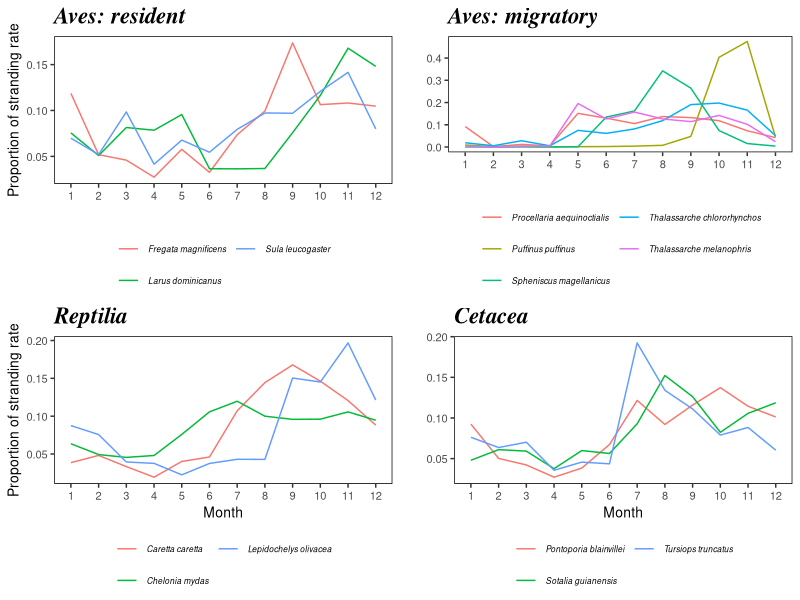
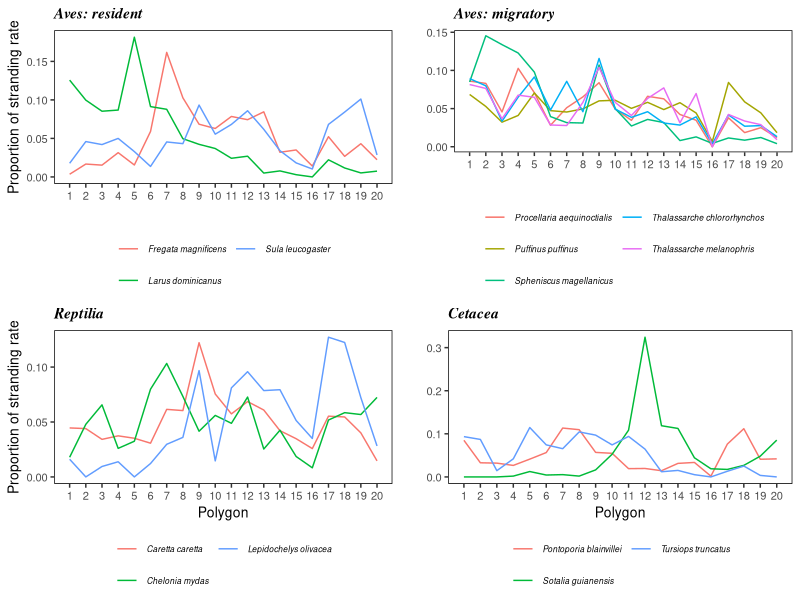

These charts were generated, in order, by the following R code: (Note: this script raises an error after producing the figures.)

## Intensive and wide-ranging beach surveys uncover 
## temporal and spatial stranding patterns of marine megafauna
##
## ICES Journal of Marine Science - 2022
##
## Code by Jonatas F. H. Prado & Nicholas W. Daudt

# This script builds figure S1 and S2 showing the proportion of 
# stranding rates, by month and polygon, respectively, for the selected Reptilia, 
# Aves and Cetacea species (i.e. species with numeric frequency>1% and n>100)

################################################################################

# Libraries ####
library(dplyr)
library(tidyr)
library(stringr)
library(ggplot2)
library(gridExtra)

################################################################################

## Open stranding dataset
dfSumFinal <- read.csv2("./data_out/dfSumFinal.csv")

## Filter only the 14 selected species
str_proportion <- 
  dfSumFinal %>%
  dplyr::select(month,id_polygon,effort_km, 
                Chelonia_mydas_Reptilia, Caretta_caretta_Reptilia, 
                Lepidochelys_olivacea_Reptilia, Spheniscus_magellanicus_Aves, 
                Puffinus_puffinus_Aves, Larus_dominicanus_Aves, 
                Sula_leucogaster_Aves, Thalassarche_chlororhynchos_Aves, 
                Procellaria_aequinoctialis_Aves, Fregata_magnificens_Aves, 
                Thalassarche_melanophris_Aves, Pontoporia_blainvillei_Mammalia, 
                Tursiops_truncatus_Mammalia, Sotalia_guianensis_Mammalia) 

## Identify migratory Aves species
names(str_proportion) <- c("month","id_polygon", "effort_km", 
                           "Chelonia_mydas_Reptilia", "Caretta_caretta_Reptilia", 
                           "Lepidochelys_olivacea_Reptilia", 
                           "Spheniscus_magellanicus_Aves_Migratory", 
                           "Puffinus_puffinus_Aves_Migratory", "Larus_dominicanus_Aves", 
                           "Sula_leucogaster_Aves", 
                           "Thalassarche_chlororhynchos_Aves_Migratory", 
                           "Procellaria_aequinoctialis_Aves_Migratory",
                           "Fregata_magnificens_Aves", 
                           "Thalassarche_melanophris_Aves_Migratory", 
                           "Pontoporia_blainvillei_Mammalia", 
                           "Tursiops_truncatus_Mammalia", "Sotalia_guianensis_Mammalia") 

##
## Per month
##

# Calculating the proportion of stranding rates by month
str_proportion_month <- 
  str_proportion %>%
  dplyr::group_by(month) %>% 
  dplyr::summarise_at(vars(contains(c("effort", "Mammalia", "Aves", "Reptilia"))), 
                      sum) %>% 
  dplyr::ungroup() %>% 
  dplyr::mutate_at(vars(contains(c("Mammalia", "Aves", "Reptilia"))), 
                   function(i) round(((i*1000)/.$effort_km), digits = 4)) %>%
  dplyr::mutate_at(vars(contains(c("Mammalia", "Aves", "Reptilia"))),
                   function(i) round(((i)/sum(i)), digits = 6)) %>% 
  tidyr::pivot_longer(cols = contains(c("Mammalia", "Aves", "Reptilia")),
                      names_to = "species", 
                      values_to = "str_proportion") %>%
  dplyr::mutate(class = 
                  dplyr::case_when(
                    endsWith(species,"Mammalia") ~ "Cetacea",
                    endsWith(species,"Reptilia") ~ "Reptilia",
                    endsWith(species,"Aves") ~ "Aves: non-migratory",
                    endsWith(species,"Migratory") ~ "Aves: migratory")) %>%
  dplyr::mutate(species = stringr::str_remove_all (species,"_Mammalia")) %>%
  dplyr::mutate(species = stringr::str_remove_all(species,"_Aves")) %>%
  dplyr::mutate(species = stringr::str_remove_all(species,"_Reptilia")) %>%
  dplyr::mutate(species = stringr::str_replace(species, "_", " "))

# Split data for each "class"
aves_migratory_prop_month <-
  str_proportion_month %>%
  dplyr::filter(class == "Aves: migratory") %>%
  dplyr::mutate(species = stringr::str_remove_all(species,"_Migratory")) %>%
  ggplot(aes(x=as.factor(month), y=str_proportion, group=species)) +
  geom_line(aes(colour = species)) + 
  ggtitle("Aves: migratory") +
  theme(plot.title=element_text(size=rel(1.5), lineheight=.9, family="Times",
                                face="bold.italic", colour="black")) +
  xlab("") + ylab("") +
  theme(panel.grid.major = element_blank(), 
        panel.grid.minor = element_blank(), 
        panel.background = element_blank()) +
  theme(legend.position="bottom") +
  guides(colour = guide_legend(nrow=3)) +
  theme(legend.background=element_blank(),
        legend.margin = margin(0, 0, 0, 0),
        legend.spacing.x = unit(1, "mm"),
        legend.spacing.y = unit(1, "mm")) +
  theme(legend.text = element_text(face="italic",size = 6)) +
  theme(legend.text = element_text(face="italic")) +
  theme(legend.title = element_blank()) +
  theme(axis.text.x = element_text(size = 8), 
        axis.text.y = element_text(size = 8)) + 
  theme(panel.border = element_rect(colour = "black", fill = NA)) + 
  theme(axis.title.x = element_text(size = 10), 
        axis.title.y = element_text(size = 10))+
  theme(strip.text.x = element_text(size=18, face="italic"))

aves_prop_month <-
  str_proportion_month %>%
  dplyr::filter(class == "Aves: non-migratory") %>%
  ggplot(aes(x=as.factor(month), y=str_proportion, group=species)) +
  geom_line(aes(colour = species)) + 
  xlab("") + ylab("Proportion of stranding rate") +
  ggtitle("Aves: resident") +
  theme(plot.title=element_text(size=rel(1.5), lineheight=.9, family="Times",
                                face="bold.italic", colour="black")) +
  theme(panel.grid.major = element_blank(), 
        panel.grid.minor = element_blank(), 
        panel.background = element_blank()) +
  theme(legend.position="bottom") +
  guides(colour = guide_legend(nrow=2)) +
  theme(legend.background=element_blank(),
        legend.margin = margin(0, 0, 0, 0),
        legend.spacing.x = unit(1, "mm"),
        legend.spacing.y = unit(1, "mm")) +
  theme(legend.text = element_text(face="italic",size = 6)) +
  theme(legend.text = element_text(face="italic")) +
  theme(legend.title = element_blank()) +
  theme(axis.text.x = element_text(size = 8), 
        axis.text.y = element_text(size = 8)) + 
  theme(panel.border = element_rect(colour = "black", fill = NA)) + 
  theme(axis.title.x = element_text(size = 10), 
        axis.title.y = element_text(size = 10))+
  theme(strip.text.x = element_text(size=18, face="italic"))

turtle_prop_month <-
  str_proportion_month %>%
  dplyr::filter(class == "Reptilia") %>%
  ggplot(aes(x=as.factor(month), y=str_proportion, group=species)) +
  geom_line(aes(colour = species)) + 
  ggtitle("Reptilia") +
  theme(plot.title=element_text(size=rel(1.5), lineheight=.9, family="Times",
                                face="bold.italic", colour="black")) +
  theme(panel.grid.major = element_blank(), 
        panel.grid.minor = element_blank(), 
        panel.background = element_blank()) +
  theme(legend.position="bottom") +
  guides(colour = guide_legend(nrow=2)) +
  theme(legend.background=element_blank(),
        legend.margin = margin(0, 0, 0, 0),
        legend.spacing.x = unit(1, "mm"),
        legend.spacing.y = unit(1, "mm")) +
  theme(legend.text = element_text(face="italic",size = 6)) +
  theme(legend.text = element_text(face="italic")) +
  theme(legend.title = element_blank()) +
  xlab("Month") + ylab("Proportion of stranding rate") +
  theme(axis.text.x = element_text(size = 8), 
        axis.text.y = element_text(size = 8)) + 
  theme(panel.border = element_rect(colour = "black", fill = NA)) + 
  theme(axis.title.x = element_text(size = 10), 
        axis.title.y = element_text(size = 10))+
  theme(strip.text.x = element_text(size=18, face="italic"))

cetacea_prop_month <-
  str_proportion_month %>%
  dplyr::filter(class == "Cetacea") %>%
  ggplot(aes(x=as.factor(month), y=str_proportion, group=species)) +
  geom_line(aes(colour = species)) + 
  theme(panel.grid.major = element_blank(), 
        panel.grid.minor = element_blank(), 
        panel.background = element_blank()) +
  ggtitle("Cetacea") +
  theme(plot.title=element_text(size=rel(1.5), lineheight=.9, family="Times",
                                face="bold.italic", colour="black")) +
  xlab("Month") + ylab("") +
  theme(legend.position="bottom") +
  guides(colour = guide_legend(nrow=2)) +
  theme(legend.background=element_blank(),
        legend.margin = margin(0, 0, 0, 0),
        legend.spacing.x = unit(1, "mm"),
        legend.spacing.y = unit(1, "mm")) +
  theme(legend.text = element_text(face="italic",size = 6)) +
  theme(legend.text = element_text(face="italic")) +
  theme(legend.title = element_blank()) +
  theme(axis.text.x = element_text(size = 8), 
        axis.text.y = element_text(size = 8)) + 
  theme(panel.border = element_rect(colour = "black", fill = NA)) + 
  theme(axis.title.x = element_text(size = 10), 
        axis.title.y = element_text(size = 10))+
  theme(strip.text.x = element_text(size=18, face="italic"))

##
## Per polygon
##

# Calculating the proportion of stranding rates by polygon
str_proportion_poly <- 
  str_proportion %>%
  dplyr::group_by(id_polygon) %>% 
  dplyr::summarise_at(vars(contains(c("effort", "Mammalia", "Aves", "Reptilia"))), 
                      sum) %>% 
  dplyr::ungroup() %>% 
  dplyr::mutate_at(vars(contains(c("Mammalia", "Aves", "Reptilia"))), 
                   function(i) round(((i*1000)/.$effort_km), digits = 4)) %>%
  dplyr::mutate_at(vars(contains(c("Mammalia", "Aves", "Reptilia"))),
                   function(i) round(((i)/sum(i)), digits = 4)) %>% 
  tidyr::pivot_longer(cols = contains(c("Mammalia", "Aves", "Reptilia")),
                      names_to = "species", 
                      values_to = "str_proportion") %>%
  dplyr::mutate(class = 
                  dplyr::case_when(
                    endsWith(species,"Mammalia") ~ "Cetacea",
                    endsWith(species,"Reptilia") ~ "Reptilia",
                    endsWith(species,"Aves") ~ "Aves: non-migratory",
                    endsWith(species,"Migratory") ~ "Aves: migratory")) %>%
  dplyr::mutate(species = stringr::str_remove_all(species,"_Mammalia")) %>%
  dplyr::mutate(species = stringr::str_remove_all(species,"_Aves")) %>%
  dplyr::mutate(species = stringr::str_remove_all(species,"_Reptilia")) %>%
  dplyr::mutate(species = stringr::str_replace(species, "_", " "))

# Split data for each "class"
aves_migratory_prop_poly <-
  str_proportion_poly %>%
  dplyr::filter(class == "Aves: migratory") %>%
  dplyr::mutate(species = stringr::str_remove_all(species,"_Migratory")) %>%
  ggplot(aes(x=id_polygon, y=str_proportion, group=species)) +
  geom_line(aes(colour = species)) + 
  ggtitle("Aves: migratory") +
  theme(plot.title=element_text(size=rel(1.), lineheight=.9, family="Times",
                                face="bold.italic", colour="black")) +
  xlab("") + ylab("") +
  theme(panel.grid.major = element_blank(), 
        panel.grid.minor = element_blank(), 
        panel.background = element_blank()) +
  theme(legend.position="bottom") +
  guides(colour = guide_legend(nrow=3)) +
  theme(legend.background=element_blank(),
        legend.margin = margin(0, 0, 0, 0),
        legend.spacing.x = unit(1, "mm"),
        legend.spacing.y = unit(1, "mm")) +
  theme(legend.text = element_text(face="italic",size = 6)) +
  theme(legend.title = element_blank()) +
  theme(axis.text.x = element_text(size = 8), 
        axis.text.y = element_text(size = 8)) + 
  theme(panel.border = element_rect(colour = "black", fill = NA)) + 
  theme(axis.title.x = element_text(size = 10), 
        axis.title.y = element_text(size = 10))+
  theme(strip.text.x = element_text(size=18, face="italic")) +
  scale_x_continuous(n.breaks = 20) 

aves_prop_poly <-
  str_proportion_poly %>%
  dplyr::filter(class == "Aves: non-migratory") %>%
  ggplot(aes(x=id_polygon, y=str_proportion, group=species)) +
  geom_line(aes(colour = species)) + 
  xlab("") + ylab("Proportion of stranding rate") +
  ggtitle("Aves: resident") +
  theme(plot.title=element_text(size=rel(1), lineheight=.9, family="Times",
                                face="bold.italic", colour="black")) +
  theme(panel.grid.major = element_blank(), 
        panel.grid.minor = element_blank(), 
        panel.background = element_blank()) +
  theme(legend.position="bottom") +
  guides(colour = guide_legend(nrow=2)) +
  theme(legend.background=element_blank(),
        legend.margin = margin(0, 0, 0, 0),
        legend.spacing.x = unit(1, "mm"),
        legend.spacing.y = unit(1, "mm")) +
  theme(legend.text = element_text(face="italic",size = 6)) +
  theme(legend.title = element_blank()) +
  theme(axis.text.x = element_text(size = 8), 
        axis.text.y = element_text(size = 8)) + 
  theme(panel.border = element_rect(colour = "black", fill = NA)) + 
  theme(axis.title.x = element_text(size = 10), 
        axis.title.y = element_text(size = 10))+
  theme(strip.text.x = element_text(size=18, face="italic")) +
  scale_x_continuous(n.breaks = 20)

turtle_prop_poly <-
  str_proportion_poly %>%
  dplyr::filter(class == "Reptilia") %>%
  ggplot(aes(x=id_polygon, y=str_proportion, group=species)) +
  geom_line(aes(colour = species)) + 
  ggtitle("Reptilia") +
  theme(plot.title=element_text(size=rel(1.), lineheight=.9, family="Times",
                                face="bold.italic", colour="black")) +
  theme(panel.grid.major = element_blank(), 
        panel.grid.minor = element_blank(), 
        panel.background = element_blank()) +
  theme(legend.position="bottom") +
  guides(colour = guide_legend(nrow=2)) +
  theme(legend.background=element_blank(),
        legend.margin = margin(0, 0, 0, 0),
        legend.spacing.x = unit(1, "mm"),
        legend.spacing.y = unit(1, "mm")) +
  theme(legend.text = element_text(face="italic",size = 6)) +
  theme(legend.title = element_blank()) +
  xlab("Polygon") + ylab("Proportion of stranding rate") +
  theme(axis.text.x = element_text(size = 8), 
        axis.text.y = element_text(size = 8)) + 
  theme(panel.border = element_rect(colour = "black", fill = NA)) + 
  theme(axis.title.x = element_text(size = 10), 
        axis.title.y = element_text(size = 10))+
  theme(strip.text.x = element_text(size=18, face="italic")) +
  scale_x_continuous(n.breaks = 20)

cetacea_prop_poly <-
  str_proportion_poly %>%
  dplyr::filter(class == "Cetacea") %>%
  ggplot(aes(x=id_polygon, y=str_proportion, group=species)) +
  geom_line(aes(colour = species)) + 
  theme(panel.grid.major = element_blank(), 
        panel.grid.minor = element_blank(), 
        panel.background = element_blank()) +
  ggtitle("Cetacea") +
  theme(plot.title=element_text(size=rel(1.), lineheight=.9, family="Times",
                                face="bold.italic", colour="black")) +
  xlab("Polygon") + ylab("") +
  theme(legend.position="bottom") +
  guides(colour = guide_legend(nrow=2)) +
  theme(legend.background=element_blank(),
        legend.margin = margin(0, 0, 0, 0),
        legend.spacing.x = unit(1, "mm"),
        legend.spacing.y = unit(1, "mm")) +
  theme(legend.text = element_text(face="italic",size = 6)) +
  theme(legend.title = element_blank()) +
  theme(axis.text.x = element_text(size = 8), 
        axis.text.y = element_text(size = 8)) + 
  theme(panel.border = element_rect(colour = "black", fill = NA)) + 
  theme(axis.title.x = element_text(size = 10), 
        axis.title.y = element_text(size = 10))+
  theme(strip.text.x = element_text(size=18, face="italic")) +
  scale_x_continuous(n.breaks = 20)

figureS1 <- 
  gridExtra::grid.arrange(aves_prop_month,aves_migratory_prop_month,
                          turtle_prop_month,cetacea_prop_month,ncol = 2)

figureS2 <- 
  gridExtra::grid.arrange(aves_prop_poly,aves_migratory_prop_poly,
                          turtle_prop_poly,cetacea_prop_poly,ncol = 2)

ggplot2::ggsave(figureS1, 
                filename = "./results/figureS1.tiff", 
                height = 170 , width = 170, units = "mm", dpi = 400,
                compression = "lzw")

ggplot2::ggsave(figureS2, 
                filename = "./results/figureS2.tiff", 
                height = 170 , width = 170, units = "mm", dpi = 400,
                compression = "lzw")

## End